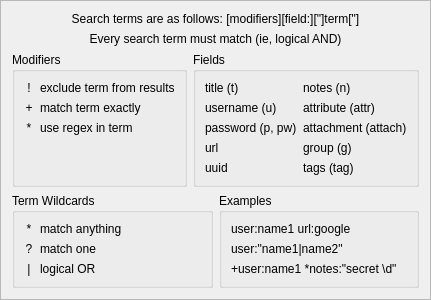
<?xml version="1.0" encoding="UTF-8"?>
<ui version="4.0">
 <class>SearchHelpWidget</class>
 <widget class="QFrame" name="SearchHelpWidget">
  <property name="geometry">
   <rect>
    <x>0</x>
    <y>0</y>
    <width>397</width>
    <height>264</height>
   </rect>
  </property>
  <property name="windowTitle">
   <string>Search Help</string>
  </property>
  <property name="autoFillBackground">
   <bool>false</bool>
  </property>
  <property name="frameShape">
   <enum>QFrame::StyledPanel</enum>
  </property>
  <layout class="QVBoxLayout" name="verticalLayout">
   <item>
    <widget class="QLabel" name="label_2">
     <property name="sizePolicy">
      <sizepolicy hsizetype="Preferred" vsizetype="Fixed">
       <horstretch>0</horstretch>
       <verstretch>0</verstretch>
      </sizepolicy>
     </property>
     <property name="text">
      <string>Search terms are as follows: [modifiers][field:][&quot;]term[&quot;]</string>
     </property>
     <property name="alignment">
      <set>Qt::AlignCenter</set>
     </property>
    </widget>
   </item>
   <item>
    <widget class="QLabel" name="label_24">
     <property name="sizePolicy">
      <sizepolicy hsizetype="Preferred" vsizetype="Fixed">
       <horstretch>0</horstretch>
       <verstretch>0</verstretch>
      </sizepolicy>
     </property>
     <property name="text">
      <string>Every search term must match (ie, logical AND)</string>
     </property>
     <property name="alignment">
      <set>Qt::AlignCenter</set>
     </property>
    </widget>
   </item>
   <item>
    <layout class="QHBoxLayout" name="horizontalLayout_2" stretch="0,0">
     <item>
      <widget class="Material::GroupBox" name="groupBox_2">
       <property name="title">
        <string>Modifiers</string>
       </property>
       <layout class="QFormLayout" name="formLayout">
        <item row="0" column="0">
         <widget class="QLabel" name="label_4">
          <property name="minimumSize">
           <size>
            <width>10</width>
            <height>0</height>
           </size>
          </property>
          <property name="text">
           <string notr="true">!</string>
          </property>
          <property name="scaledContents">
           <bool>false</bool>
          </property>
          <property name="alignment">
           <set>Qt::AlignCenter</set>
          </property>
         </widget>
        </item>
        <item row="0" column="1">
         <widget class="QLabel" name="label_7">
          <property name="text">
           <string>exclude term from results</string>
          </property>
         </widget>
        </item>
        <item row="1" column="1">
         <widget class="QLabel" name="label_8">
          <property name="text">
           <string>match term exactly</string>
          </property>
         </widget>
        </item>
        <item row="2" column="0">
         <widget class="QLabel" name="label_25">
          <property name="minimumSize">
           <size>
            <width>10</width>
            <height>0</height>
           </size>
          </property>
          <property name="text">
           <string notr="true">*</string>
          </property>
          <property name="alignment">
           <set>Qt::AlignCenter</set>
          </property>
         </widget>
        </item>
        <item row="2" column="1">
         <widget class="QLabel" name="label_15">
          <property name="text">
           <string>use regex in term</string>
          </property>
         </widget>
        </item>
        <item row="1" column="0">
         <widget class="QLabel" name="label_6">
          <property name="minimumSize">
           <size>
            <width>10</width>
            <height>0</height>
           </size>
          </property>
          <property name="text">
           <string notr="true">+</string>
          </property>
          <property name="alignment">
           <set>Qt::AlignCenter</set>
          </property>
         </widget>
        </item>
       </layout>
      </widget>
     </item>
     <item>
      <widget class="Material::GroupBox" name="groupBox">
       <property name="title">
        <string>Fields</string>
       </property>
       <property name="flat">
        <bool>false</bool>
       </property>
       <layout class="QGridLayout" name="gridLayout">
        <item row="1" column="0">
         <widget class="QLabel" name="label_3">
          <property name="text">
           <string notr="true">username (u)</string>
          </property>
         </widget>
        </item>
        <item row="2" column="0">
         <widget class="QLabel" name="label_11">
          <property name="text">
           <string notr="true">password (p, pw)</string>
          </property>
         </widget>
        </item>
        <item row="0" column="0">
         <widget class="QLabel" name="label">
          <property name="text">
           <string notr="true">title (t)</string>
          </property>
         </widget>
        </item>
        <item row="3" column="0">
         <widget class="QLabel" name="label_13">
          <property name="text">
           <string notr="true">url</string>
          </property>
         </widget>
        </item>
        <item row="4" column="0">
         <widget class="QLabel" name="label_17">
          <property name="text">
           <string notr="true">uuid</string>
          </property>
         </widget>
        </item>
        <item row="0" column="1">
         <widget class="QLabel" name="label_5">
          <property name="text">
           <string notr="true">notes (n)</string>
          </property>
         </widget>
        </item>
        <item row="1" column="1">
         <widget class="QLabel" name="label_12">
          <property name="text">
           <string notr="true">attribute (attr)</string>
          </property>
         </widget>
        </item>
        <item row="2" column="1">
         <widget class="QLabel" name="label_14">
          <property name="text">
           <string notr="true">attachment (attach)</string>
          </property>
         </widget>
        </item>
        <item row="3" column="1">
         <widget class="QLabel" name="label_16">
          <property name="text">
           <string notr="true">group (g)</string>
          </property>
         </widget>
        </item>
        <item row="4" column="1">
         <widget class="QLabel" name="label_16">
          <property name="text">
           <string notr="true">tags (tag)</string>
          </property>
         </widget>
        </item>
       </layout>
      </widget>
     </item>
    </layout>
   </item>
   <item>
    <layout class="QHBoxLayout" name="horizontalLayout">
     <item>
      <widget class="Material::GroupBox" name="groupBox_4">
       <property name="title">
        <string>Term Wildcards</string>
       </property>
       <layout class="QFormLayout" name="formLayout_2">
        <item row="0" column="0">
         <widget class="QLabel" name="label_18">
          <property name="minimumSize">
           <size>
            <width>10</width>
            <height>0</height>
           </size>
          </property>
          <property name="text">
           <string notr="true">*</string>
          </property>
          <property name="scaledContents">
           <bool>false</bool>
          </property>
          <property name="alignment">
           <set>Qt::AlignCenter</set>
          </property>
         </widget>
        </item>
        <item row="1" column="0">
         <widget class="QLabel" name="label_19">
          <property name="minimumSize">
           <size>
            <width>10</width>
            <height>0</height>
           </size>
          </property>
          <property name="text">
           <string notr="true">?</string>
          </property>
          <property name="alignment">
           <set>Qt::AlignCenter</set>
          </property>
         </widget>
        </item>
        <item row="2" column="0">
         <widget class="QLabel" name="label_20">
          <property name="minimumSize">
           <size>
            <width>10</width>
            <height>0</height>
           </size>
          </property>
          <property name="text">
           <string notr="true">|</string>
          </property>
          <property name="alignment">
           <set>Qt::AlignCenter</set>
          </property>
         </widget>
        </item>
        <item row="0" column="1">
         <widget class="QLabel" name="label_21">
          <property name="text">
           <string>match anything</string>
          </property>
         </widget>
        </item>
        <item row="1" column="1">
         <widget class="QLabel" name="label_22">
          <property name="text">
           <string>match one</string>
          </property>
         </widget>
        </item>
        <item row="2" column="1">
         <widget class="QLabel" name="label_23">
          <property name="text">
           <string>logical OR</string>
          </property>
         </widget>
        </item>
       </layout>
      </widget>
     </item>
     <item>
      <widget class="Material::GroupBox" name="groupBox_3">
       <property name="title">
        <string>Examples</string>
       </property>
       <layout class="QVBoxLayout" name="verticalLayout_2">
        <item>
         <widget class="QLabel" name="label_9">
          <property name="sizePolicy">
           <sizepolicy hsizetype="Preferred" vsizetype="Preferred">
            <horstretch>0</horstretch>
            <verstretch>0</verstretch>
           </sizepolicy>
          </property>
          <property name="text">
           <string notr="true">user:name1 url:google</string>
          </property>
         </widget>
        </item>
        <item>
         <widget class="QLabel" name="label_10">
          <property name="sizePolicy">
           <sizepolicy hsizetype="Preferred" vsizetype="Preferred">
            <horstretch>0</horstretch>
            <verstretch>0</verstretch>
           </sizepolicy>
          </property>
          <property name="text">
           <string notr="true">user:&quot;name1|name2&quot;</string>
          </property>
         </widget>
        </item>
        <item>
         <widget class="QLabel" name="label_26">
          <property name="sizePolicy">
           <sizepolicy hsizetype="Preferred" vsizetype="Preferred">
            <horstretch>0</horstretch>
            <verstretch>0</verstretch>
           </sizepolicy>
          </property>
          <property name="text">
           <string notr="true">+user:name1 *notes:&quot;secret \d&quot;</string>
          </property>
         </widget>
        </item>
       </layout>
      </widget>
     </item>
    </layout>
   </item>
  </layout>
 </widget>
 <customwidgets>
  <customwidget>
   <class>Material::GroupBox</class>
   <extends>QGroupBox</extends>
   <header>gui/material/MaterialControls.h</header>
   <container>1</container>
  </customwidget>
 </customwidgets>
 <resources/>
 <connections/>
</ui>
